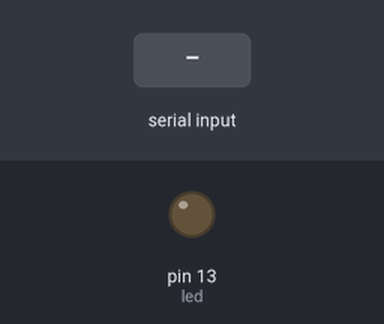
A sketch run on a simulated Arduino Uno, built with avr-gcc and run on an emulated ATmega328P. On the bench: output pins drawn as LEDs (lit = HIGH). The test bench sets the inputs (shaded band). What the sketch prints to the serial monitor is not drawn.

Above: at 1.2 s.
1.3 s: "a" received over Serial
At 2.2 s:
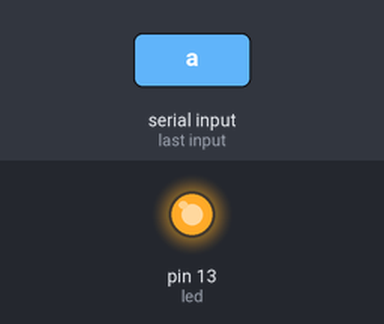
2.8 s: "b" received over Serial
At 3.3 s:
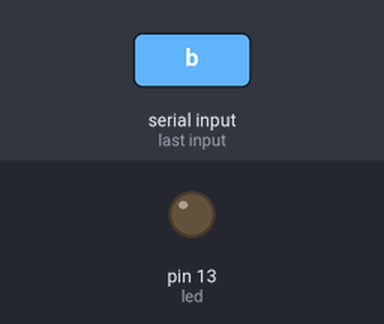
Timing chart, 0 to 5.8 s (numbered marks = the images above; inputs shaded):
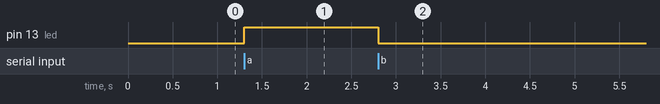

Measured:
- after the input at 1.3 s, pin 13 (led): LOW → HIGH at once
- after the input at 2.8 s, pin 13 (led): HIGH → LOW at once

The sketch:

serial_teste.ino
```cpp
//Teste serial
//Hackathon Raspberry Pi - @soujava cpbr7 - 2013
//Ezequiel França

int led = 13;

void setup() {
  pinMode(led, OUTPUT);
  Serial.begin(115200);
  Serial.println("Teste de Serial");
  Serial.println("---------------------------------");
}

void loop() {
  if (Serial.available() > 0) {
    char caracter;
    caracter = Serial.read();

    if(caracter=='a'){
      digitalWrite(led, HIGH);
    }

    if(caracter=='b') {
      digitalWrite(led, LOW);
    }
  }
}
```
